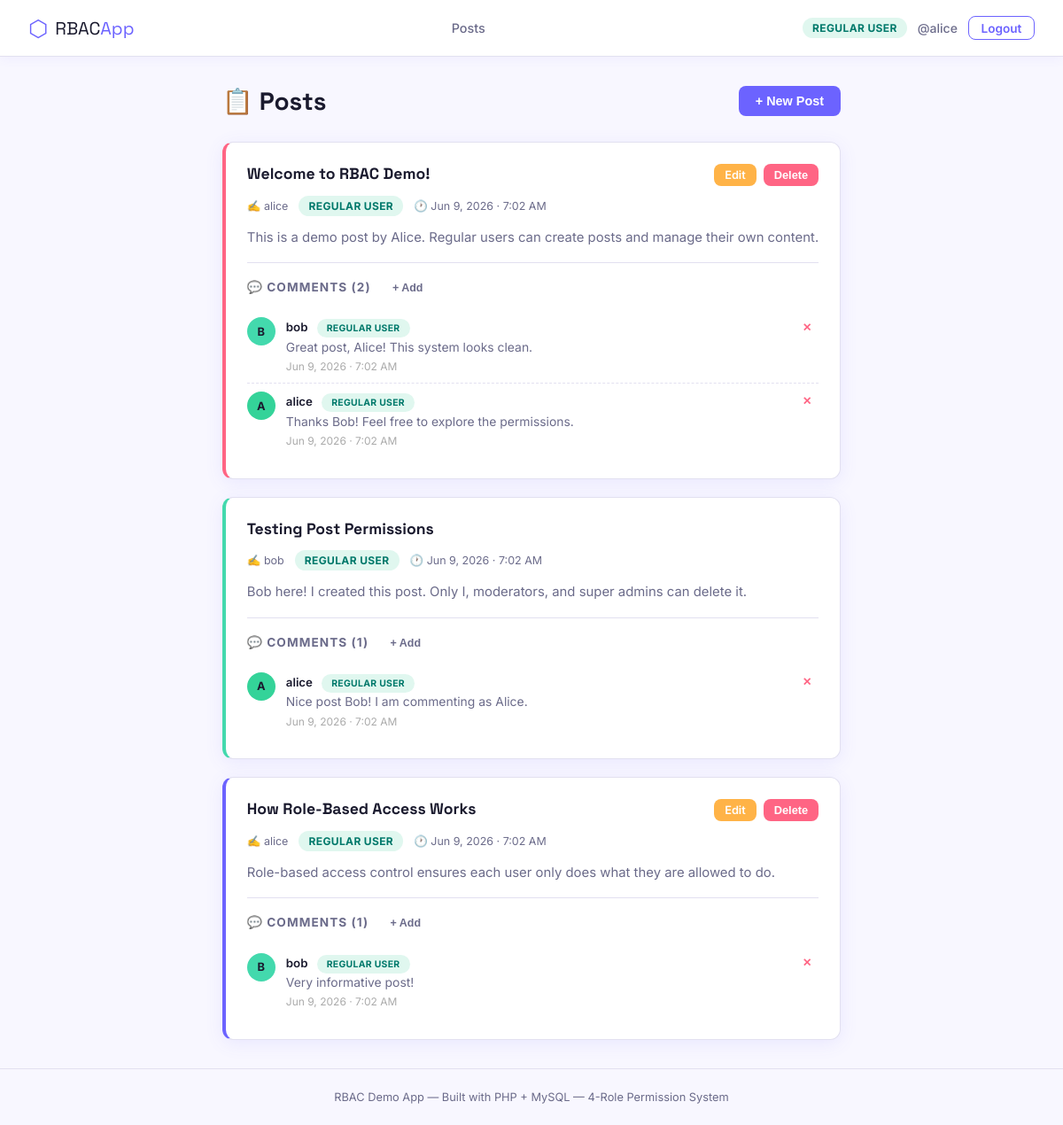
Page /pages/posts.php (signed in) on the committed database.
### tables this page shows
CREATE TABLE IF NOT EXISTS posts (
    id INT AUTO_INCREMENT PRIMARY KEY,
    user_id INT NOT NULL,
    title VARCHAR(200) NOT NULL,
    content TEXT NOT NULL,
    created_at TIMESTAMP DEFAULT CURRENT_TIMESTAMP,
    updated_at TIMESTAMP DEFAULT CURRENT_TIMESTAMP ON UPDATE CURRENT_TIMESTAMP,
    FOREIGN KEY (user_id) REFERENCES users(id) ON DELETE CASCADE
);

CREATE TABLE IF NOT EXISTS users (
    id INT AUTO_INCREMENT PRIMARY KEY,
    username VARCHAR(50) NOT NULL UNIQUE,
    email VARCHAR(100) NOT NULL UNIQUE,
    password VARCHAR(255) NOT NULL,
    role_id INT NOT NULL DEFAULT 3,
    created_at TIMESTAMP DEFAULT CURRENT_TIMESTAMP,
    FOREIGN KEY (role_id) REFERENCES roles(id)
);

CREATE TABLE IF NOT EXISTS roles (
    id INT AUTO_INCREMENT PRIMARY KEY,
    name VARCHAR(50) NOT NULL UNIQUE,
    label VARCHAR(50) NOT NULL
);

CREATE TABLE IF NOT EXISTS comments (
    id INT AUTO_INCREMENT PRIMARY KEY,
    post_id INT NOT NULL,
    user_id INT NOT NULL,
    content TEXT NOT NULL,
    created_at TIMESTAMP DEFAULT CURRENT_TIMESTAMP,
    FOREIGN KEY (post_id) REFERENCES posts(id) ON DELETE CASCADE,
    FOREIGN KEY (user_id) REFERENCES users(id) ON DELETE CASCADE
);

### includes/auth.php (called while the page is built, shortened)
<?php
function isLoggedIn() {
    return isset($_SESSION['user_id']);
}
function currentRole() {
    return $_SESSION['role'] ?? 'guest';
}
function isSuperAdmin() { return currentRole() === 'super_admin'; }
function isModerator()  { return currentRole() === 'moderator'; }
function isRegularUser(){ return currentRole() === 'regular_user'; }
function canCreatePost() {
    return in_array(currentRole(), ['super_admin', 'moderator', 'regular_user']);
}
function canDeletePost($postOwnerId) {
    if (isRegularUser() && $_SESSION['user_id'] == $postOwnerId) return true;
    return false;
}
function canEditPost($postOwnerId) {
    if (isRegularUser() && $_SESSION['user_id'] == $postOwnerId) return true;
    return false;
}
function canCreateComment() {
    return in_array(currentRole(), ['super_admin', 'moderator', 'regular_user']);
}
function canDeleteComment($commentOwnerId, $postOwnerId) {
    if (isLoggedIn() && $_SESSION['user_id'] == $commentOwnerId) return true;
    if (isLoggedIn() && $_SESSION['user_id'] == $postOwnerId) return true;
    return false;
}
function roleBadgeClass($role) {
    return match($role) {
        'super_admin'  => 'badge-super',
        'moderator'    => 'badge-mod',
        'regular_user' => 'badge-user',
        default        => 'badge-guest',
    };
}
?>

### pages/posts.php (the view, shortened to what this page needs)
<?php
require_once __DIR__ . '/../includes/auth.php';
$db = getDB();
$posts = $db->query("
    SELECT p.*, u.username, r.name AS role, r.label AS role_label
    FROM posts p
    JOIN users u ON p.user_id = u.id
    JOIN roles  r ON u.role_id = r.id
    ORDER BY p.created_at DESC
")->fetchAll();
$comments = $db->query("
    SELECT c.*, u.username, r.name AS role, r.label AS role_label
    FROM comments c
    JOIN users u ON c.user_id = u.id
    JOIN roles  r ON u.role_id = r.id
    ORDER BY c.created_at ASC
")->fetchAll();
$commentsByPost = [];
foreach ($comments as $cmt) {
    $commentsByPost[$cmt['post_id']][] = $cmt;
}
include __DIR__ . '/../includes/header.php';
?>
<div class="page-wrap">
    <div class="page-header">
        <h1 class="page-title">📋 Posts</h1>
        <?php if (canCreatePost()): ?>
            <button class="btn btn-primary" onclick="document.getElementById('newPostModal').classList.add('active')">
                + New Post
            </button>
        <?php endif; ?>
    </div>
    <?php if (empty($posts)): ?>
        <div class="empty-state">
            <div class="empty-icon">📭</div>
            <h3>No posts yet</h3>
            <p>Be the first to create a post!</p>
        </div>
    <?php else: ?>
        <?php foreach ($posts as $post): ?>
        <div class="card post-card" id="post-<?= $post['id'] ?>">
            <div class="card-header">
                <div>
                    <div class="card-title"><?= htmlspecialchars($post['title']) ?></div>
                    <div class="card-meta">
                        <span>✍️ <?= htmlspecialchars($post['username']) ?></span>
                        <span class="badge <?= roleBadgeClass($post['role']) ?>"><?= htmlspecialchars($post['role_label']) ?></span>
                        <span>🕐 <?= date('M j, Y · g:i A', strtotime($post['created_at'])) ?></span>
                    </div>
                </div>
                <div class="card-actions">
                    <?php if (canEditPost($post['user_id'])): ?>
                        <a href="/rbac_project/pages/edit_post.php?id=<?= $post['id'] ?>" class="btn btn-warning btn-sm">Edit</a>
                    <?php endif; ?>
                    <?php if (canDeletePost($post['user_id'])): ?>
                        <button class="btn btn-danger btn-sm" onclick="deletePost(<?= $post['id'] ?>)">Delete</button>
                    <?php endif; ?>
                </div>
            </div>
            <div class="card-body"><?= nl2br(htmlspecialchars($post['content'])) ?></div>
            <div class="comments-section">
                <div class="comments-title">
                    💬 Comments (<?= count($commentsByPost[$post['id']] ?? []) ?>)
                    <?php if (canCreateComment()): ?>
                        <button class="btn btn-ghost btn-sm" onclick="toggleCommentForm(<?= $post['id'] ?>)" style="margin-left:.5rem;font-size:.78rem;">+ Add</button>
                    <?php endif; ?>
                </div>
                <div id="cmtList-<?= $post['id'] ?>">
                <?php foreach ($commentsByPost[$post['id']] ?? [] as $cmt): ?>
                    <div class="comment-item" id="cmt-<?= $cmt['id'] ?>">
                        <div class="comment-avatar av-<?= abs(crc32($cmt['username'])) % 6 ?>">
                            <?= strtoupper($cmt['username'][0]) ?>
                        </div>
                        <div class="comment-content">
                            <span class="comment-author"><?= htmlspecialchars($cmt['username']) ?></span>
                            <span class="badge <?= roleBadgeClass($cmt['role']) ?>" style="font-size:.65rem;margin-left:.35rem;"><?= htmlspecialchars($cmt['role_label']) ?></span>
                            <p class="comment-text"><?= htmlspecialchars($cmt['content']) ?></p>
                            <span class="comment-time"><?= date('M j, Y · g:i A', strtotime($cmt['created_at'])) ?></span>
                        </div>
                        <?php if (canDeleteComment($cmt['user_id'], $post['user_id'])): ?>
                            <button class="comment-del" onclick="deleteComment(<?= $cmt['id'] ?>)">✕</button>
                        <?php endif; ?>
                    </div>
                <?php endforeach; ?>
                </div>
            </div>
        </div>
        <?php endforeach; ?>
    <?php endif; ?>
</div>
<?php include __DIR__ . '/../includes/footer.php'; ?>

### assets/css/style.css (style rules this page uses)
*, *::before, *::after { box-sizing: border-box; margin: 0; padding: 0; }
:root { --primary: #6C63FF; --primary-dk: #4f46c8; --coral: #FF6584; --mint: #43D9AD; --amber: #FFB347; --bg: #F8F7FF; --surface: #FFFFFF; --border: #E2E0F0; --text: #1A1A2E; --text-muted: #6B6B8A; --radius: 12px; --shadow: 0 4px 20px rgba(108,99,255,.10); --shadow-lg: 0 8px 32px rgba(108,99,255,.16); }
body { font-family: 'Inter', sans-serif; background: var(--bg); color: var(--text); min-height: 100vh; display: flex; flex-direction: column; }
.btn { display: inline-flex; align-items: center; gap: .4rem; padding: .55rem 1.2rem; border-radius: 8px; font-size: .9rem; font-weight: 600; border: none; cursor: pointer; text-decoration: none; transition: transform .15s, box-shadow .15s, opacity .15s; }
.btn-primary { background: var(--primary); color: #fff; }
.btn-danger { background: var(--coral); color: #fff; }
.btn-warning { background: var(--amber); color: #fff; }
.btn-ghost { background: transparent; color: var(--text-muted); }
.btn-sm { padding: .3rem .75rem; font-size: .8rem; }
.badge { display: inline-block; padding: .25rem .7rem; border-radius: 99px; font-size: .75rem; font-weight: 700; letter-spacing: .03em; text-transform: uppercase; }
.badge-user { background: #e0f7ef; color: #00796b; }
.page-wrap { max-width: 900px; margin: 2rem auto; padding: 0 1.25rem; flex: 1; }
.page-header { display: flex; align-items: center; justify-content: space-between; margin-bottom: 1.75rem; gap: 1rem; flex-wrap: wrap; }
.page-title { font-family: 'Space Grotesk', sans-serif; font-size: 1.75rem; color: var(--text); }
.card { background: var(--surface); border: 1px solid var(--border); border-radius: var(--radius); padding: 1.5rem; box-shadow: var(--shadow); transition: box-shadow .2s; }
.card + .card { margin-top: 1.25rem; }
.card-header { display: flex; align-items: flex-start; justify-content: space-between; gap: 1rem; margin-bottom: .75rem; }
.card-title { font-family: 'Space Grotesk', sans-serif; font-size: 1.1rem; color: var(--text); font-weight: 700; }
.card-body { color: var(--text-muted); font-size: .93rem; line-height: 1.65; }
.card-meta { display: flex; align-items: center; gap: .75rem; margin-top: .85rem; flex-wrap: wrap; font-size: .78rem; color: var(--text-muted); }
.card-actions { display: flex; gap: .5rem; flex-shrink: 0; flex-wrap: wrap; }
.comments-section { margin-top: 1rem; border-top: 1px solid var(--border); padding-top: 1rem; }
.comments-title { font-size: .85rem; font-weight: 700; text-transform: uppercase; letter-spacing: .08em; color: var(--text-muted); margin-bottom: .75rem; }
.comment-item { display: flex; gap: .75rem; padding: .6rem 0; border-bottom: 1px dashed var(--border); }
.comment-item:last-child { border-bottom: none; }
.comment-avatar { width: 32px; height: 32px; border-radius: 50%; display: flex; align-items: center; justify-content: center; font-weight: 700; font-size: .8rem; flex-shrink: 0; color: #fff; }
.comment-content { flex: 1; }
.comment-author { font-weight: 600; font-size: .83rem; color: var(--text); }
.comment-text { font-size: .87rem; color: var(--text-muted); margin: .15rem 0; }
.comment-time { font-size: .75rem; color: #aaa; }
.comment-del { background: none; border: none; cursor: pointer; color: var(--coral); font-size: .78rem; font-weight: 600; padding: .2rem .5rem; border-radius: 6px; transition: background .15s; align-self: flex-start; }
.post-card { border-left: 4px solid var(--primary); }
.post-card:nth-child(3n+2) { border-left-color: var(--coral); }
.post-card:nth-child(3n+3) { border-left-color: var(--mint); }
.av-2 { background: var(--mint); color: #1A1A2E !important; }
.av-5 { background: #34d399; color: #1A1A2E !important; }

### rows in the picture
posts: title "Welcome to RBAC Demo!", user.username "alice", roles.label "REGULAR USER", created_at "Jun 9, 2026 · 7:02 AM", content "This is a demo post by Alice. Regular users can create posts and manage their own content.", id "2"
comments: user.username "B", user.username "bob", roles.label "REGULAR USER", content "Great post, Alice! This system looks clean.", created_at "Jun 9, 2026 · 7:02 AM"
comments: user.username "A", user.username "alice", roles.label "REGULAR USER", content "Thanks Bob! Feel free to explore the permissions.", created_at "Jun 9, 2026 · 7:02 AM"
posts: title "Testing Post Permissions", user.username "bob", roles.label "REGULAR USER", created_at "Jun 9, 2026 · 7:02 AM", content "Bob here! I created this post. Only I, moderators, and super admins can delete it.", id "1"
comments: user.username "A", user.username "alice", roles.label "REGULAR USER", content "Nice post Bob! I am commenting as Alice.", created_at "Jun 9, 2026 · 7:02 AM"
posts: title "How Role-Based Access Works", user.username "alice", roles.label "REGULAR USER", created_at "Jun 9, 2026 · 7:02 AM", content "Role-based access control ensures each user only does what they are allowed to do.", id "1"
comments: user.username "B", user.username "bob", roles.label "REGULAR USER", content "Very informative post!", created_at "Jun 9, 2026 · 7:02 AM"

### other values in the picture
roleLabel(currentRole()) "REGULAR USER"
$user['username'] "alice"
